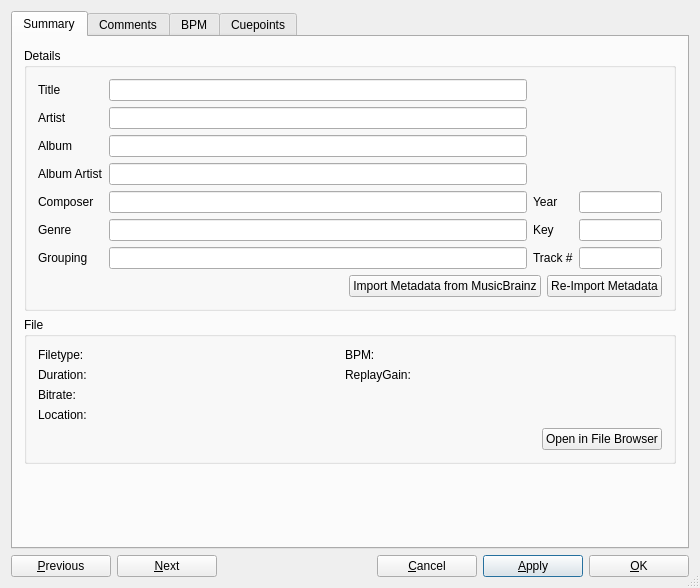
<?xml version="1.0" encoding="UTF-8"?>
<ui version="4.0">
 <class>DlgTrackInfo</class>
 <widget class="QDialog" name="DlgTrackInfo">
  <property name="geometry">
   <rect>
    <x>0</x>
    <y>0</y>
    <width>700</width>
    <height>588</height>
   </rect>
  </property>
  <property name="sizePolicy">
   <sizepolicy hsizetype="Preferred" vsizetype="Preferred">
    <horstretch>0</horstretch>
    <verstretch>0</verstretch>
   </sizepolicy>
  </property>
  <property name="windowTitle">
   <string>Track Editor</string>
  </property>
  <property name="toolTip">
   <string/>
  </property>
  <property name="sizeGripEnabled">
   <bool>true</bool>
  </property>
  <layout class="QVBoxLayout" name="verticalLayout_2">
   <item>
    <widget class="QTabWidget" name="tabWidget">
     <property name="sizePolicy">
      <sizepolicy hsizetype="Preferred" vsizetype="Preferred">
       <horstretch>0</horstretch>
       <verstretch>0</verstretch>
      </sizepolicy>
     </property>
     <property name="minimumSize">
      <size>
       <width>0</width>
       <height>0</height>
      </size>
     </property>
     <property name="currentIndex">
      <number>0</number>
     </property>
     <widget class="QWidget" name="tabSummary">
      <attribute name="title">
       <string>Summary</string>
      </attribute>
      <layout class="QVBoxLayout" name="verticalLayout_5">
       <item>
        <widget class="QGroupBox" name="groupBox">
         <property name="title">
          <string>Details</string>
         </property>
         <layout class="QGridLayout" name="gridLayout_2">
          <item row="0" column="0">
           <layout class="QGridLayout" name="gridLayout_5" columnstretch="0,10,0,2">
            <item row="4" column="3">
             <widget class="QLineEdit" name="txtYear">
              <property name="sizePolicy">
               <sizepolicy hsizetype="Expanding" vsizetype="Fixed">
                <horstretch>0</horstretch>
                <verstretch>0</verstretch>
               </sizepolicy>
              </property>
             </widget>
            </item>
            <item row="5" column="1">
             <widget class="QLineEdit" name="txtGenre">
              <property name="sizePolicy">
               <sizepolicy hsizetype="Expanding" vsizetype="Fixed">
                <horstretch>0</horstretch>
                <verstretch>0</verstretch>
               </sizepolicy>
              </property>
              <property name="minimumSize">
               <size>
                <width>0</width>
                <height>0</height>
               </size>
              </property>
             </widget>
            </item>
            <item row="6" column="2">
             <widget class="QLabel" name="lblTrackNumber">
              <property name="text">
               <string>Track #</string>
              </property>
             </widget>
            </item>
            <item row="4" column="1">
             <widget class="QLineEdit" name="txtComposer">
              <property name="sizePolicy">
               <sizepolicy hsizetype="Expanding" vsizetype="Fixed">
                <horstretch>0</horstretch>
                <verstretch>0</verstretch>
               </sizepolicy>
              </property>
              <property name="minimumSize">
               <size>
                <width>0</width>
                <height>0</height>
               </size>
              </property>
             </widget>
            </item>
            <item row="3" column="0">
             <widget class="QLabel" name="lblAlbumArtist">
              <property name="sizePolicy">
               <sizepolicy hsizetype="Preferred" vsizetype="Preferred">
                <horstretch>0</horstretch>
                <verstretch>0</verstretch>
               </sizepolicy>
              </property>
              <property name="text">
               <string>Album Artist</string>
              </property>
              <property name="alignment">
               <set>Qt::AlignLeading|Qt::AlignLeft|Qt::AlignVCenter</set>
              </property>
             </widget>
            </item>
            <item row="4" column="0">
             <widget class="QLabel" name="lblComposer">
              <property name="text">
               <string>Composer</string>
              </property>
              <property name="alignment">
               <set>Qt::AlignLeading|Qt::AlignLeft|Qt::AlignVCenter</set>
              </property>
             </widget>
            </item>
            <item row="5" column="3">
             <widget class="QLineEdit" name="txtKey">
              <property name="sizePolicy">
               <sizepolicy hsizetype="Expanding" vsizetype="Fixed">
                <horstretch>0</horstretch>
                <verstretch>0</verstretch>
               </sizepolicy>
              </property>
              <property name="minimumSize">
               <size>
                <width>0</width>
                <height>0</height>
               </size>
              </property>
             </widget>
            </item>
            <item row="0" column="0">
             <widget class="QLabel" name="lblTrackName">
              <property name="sizePolicy">
               <sizepolicy hsizetype="Preferred" vsizetype="Preferred">
                <horstretch>0</horstretch>
                <verstretch>0</verstretch>
               </sizepolicy>
              </property>
              <property name="font">
               <font>
                <italic>false</italic>
               </font>
              </property>
              <property name="text">
               <string>Title</string>
              </property>
              <property name="alignment">
               <set>Qt::AlignLeading|Qt::AlignLeft|Qt::AlignVCenter</set>
              </property>
             </widget>
            </item>
            <item row="6" column="0">
             <widget class="QLabel" name="lblGrouping">
              <property name="text">
               <string>Grouping</string>
              </property>
              <property name="alignment">
               <set>Qt::AlignLeading|Qt::AlignLeft|Qt::AlignVCenter</set>
              </property>
             </widget>
            </item>
            <item row="6" column="3">
             <widget class="QLineEdit" name="txtTrackNumber">
              <property name="sizePolicy">
               <sizepolicy hsizetype="Expanding" vsizetype="Fixed">
                <horstretch>0</horstretch>
                <verstretch>0</verstretch>
               </sizepolicy>
              </property>
              <property name="minimumSize">
               <size>
                <width>0</width>
                <height>0</height>
               </size>
              </property>
             </widget>
            </item>
            <item row="0" column="1">
             <widget class="QLineEdit" name="txtTrackName">
              <property name="sizePolicy">
               <sizepolicy hsizetype="Expanding" vsizetype="Fixed">
                <horstretch>0</horstretch>
                <verstretch>0</verstretch>
               </sizepolicy>
              </property>
              <property name="minimumSize">
               <size>
                <width>0</width>
                <height>0</height>
               </size>
              </property>
             </widget>
            </item>
            <item row="5" column="2">
             <widget class="QLabel" name="lblKey">
              <property name="text">
               <string>Key</string>
              </property>
             </widget>
            </item>
            <item row="6" column="1">
             <widget class="QLineEdit" name="txtGrouping">
              <property name="sizePolicy">
               <sizepolicy hsizetype="Expanding" vsizetype="Fixed">
                <horstretch>0</horstretch>
                <verstretch>0</verstretch>
               </sizepolicy>
              </property>
              <property name="minimumSize">
               <size>
                <width>0</width>
                <height>0</height>
               </size>
              </property>
             </widget>
            </item>
            <item row="4" column="2">
             <widget class="QLabel" name="lblYear">
              <property name="text">
               <string>Year</string>
              </property>
             </widget>
            </item>
            <item row="2" column="1">
             <widget class="QLineEdit" name="txtAlbum">
              <property name="sizePolicy">
               <sizepolicy hsizetype="Expanding" vsizetype="Fixed">
                <horstretch>0</horstretch>
                <verstretch>0</verstretch>
               </sizepolicy>
              </property>
              <property name="minimumSize">
               <size>
                <width>0</width>
                <height>0</height>
               </size>
              </property>
             </widget>
            </item>
            <item row="1" column="0">
             <widget class="QLabel" name="lblArtist">
              <property name="sizePolicy">
               <sizepolicy hsizetype="Preferred" vsizetype="Preferred">
                <horstretch>0</horstretch>
                <verstretch>0</verstretch>
               </sizepolicy>
              </property>
              <property name="text">
               <string>Artist</string>
              </property>
              <property name="alignment">
               <set>Qt::AlignLeading|Qt::AlignLeft|Qt::AlignVCenter</set>
              </property>
             </widget>
            </item>
            <item row="2" column="0">
             <widget class="QLabel" name="lblAlbum">
              <property name="sizePolicy">
               <sizepolicy hsizetype="Preferred" vsizetype="Preferred">
                <horstretch>0</horstretch>
                <verstretch>0</verstretch>
               </sizepolicy>
              </property>
              <property name="text">
               <string>Album</string>
              </property>
              <property name="alignment">
               <set>Qt::AlignLeading|Qt::AlignLeft|Qt::AlignVCenter</set>
              </property>
             </widget>
            </item>
            <item row="3" column="1">
             <widget class="QLineEdit" name="txtAlbumArtist">
              <property name="sizePolicy">
               <sizepolicy hsizetype="Expanding" vsizetype="Fixed">
                <horstretch>0</horstretch>
                <verstretch>0</verstretch>
               </sizepolicy>
              </property>
              <property name="minimumSize">
               <size>
                <width>0</width>
                <height>0</height>
               </size>
              </property>
             </widget>
            </item>
            <item row="1" column="1">
             <widget class="QLineEdit" name="txtArtist">
              <property name="sizePolicy">
               <sizepolicy hsizetype="Expanding" vsizetype="Fixed">
                <horstretch>0</horstretch>
                <verstretch>0</verstretch>
               </sizepolicy>
              </property>
              <property name="minimumSize">
               <size>
                <width>0</width>
                <height>0</height>
               </size>
              </property>
             </widget>
            </item>
            <item row="5" column="0">
             <widget class="QLabel" name="lblGenre">
              <property name="text">
               <string>Genre</string>
              </property>
              <property name="alignment">
               <set>Qt::AlignLeading|Qt::AlignLeft|Qt::AlignVCenter</set>
              </property>
             </widget>
            </item>
            <item row="7" column="1" colspan="3">
             <layout class="QHBoxLayout" name="horizontalLayout_3">
              <item>
               <spacer name="horizontalSpacer_4">
                <property name="orientation">
                 <enum>Qt::Horizontal</enum>
                </property>
                <property name="sizeHint" stdset="0">
                 <size>
                  <width>40</width>
                  <height>20</height>
                 </size>
                </property>
               </spacer>
              </item>
              <item>
               <widget class="QPushButton" name="btnImportMetadataFromMusicBrainz">
                <property name="text">
                 <string>Import Metadata from MusicBrainz</string>
                </property>
               </widget>
              </item>
              <item>
               <widget class="QPushButton" name="btnImportMetadataFromFile">
                <property name="text">
                 <string>Re-Import Metadata</string>
                </property>
               </widget>
              </item>
             </layout>
            </item>
            <item row="0" column="2" rowspan="4" colspan="2">
             <widget class="QWidget" name="verticalWidget" native="true">
              <property name="sizePolicy">
               <sizepolicy hsizetype="Preferred" vsizetype="Preferred">
                <horstretch>0</horstretch>
                <verstretch>0</verstretch>
               </sizepolicy>
              </property>
              <layout class="QHBoxLayout" name="horizontalLayout_2">
               <property name="spacing">
                <number>0</number>
               </property>
               <property name="sizeConstraint">
                <enum>QLayout::SetDefaultConstraint</enum>
               </property>
               <property name="margin">
                <number>0</number>
               </property>
               <item>
                <layout class="QHBoxLayout" name="coverBox">
                 <property name="sizeConstraint">
                  <enum>QLayout::SetDefaultConstraint</enum>
                 </property>
                </layout>
               </item>
              </layout>
             </widget>
            </item>
           </layout>
          </item>
         </layout>
        </widget>
       </item>
       <item>
        <widget class="QGroupBox" name="groupBox_2">
         <property name="sizePolicy">
          <sizepolicy hsizetype="Preferred" vsizetype="Minimum">
           <horstretch>0</horstretch>
           <verstretch>0</verstretch>
          </sizepolicy>
         </property>
         <property name="title">
          <string>File</string>
         </property>
         <layout class="QGridLayout" name="gridLayout_3">
          <item row="0" column="0">
           <layout class="QGridLayout" name="gridLayout_4" rowstretch="0,0,0,0,0" columnstretch="0,1,0,1">
            <item row="0" column="3">
             <widget class="QLabel" name="txtBpm">
              <property name="text">
               <string/>
              </property>
              <property name="textInteractionFlags">
               <set>Qt::LinksAccessibleByMouse|Qt::TextSelectableByKeyboard|Qt::TextSelectableByMouse</set>
              </property>
             </widget>
            </item>
            <item row="2" column="1">
             <widget class="QLabel" name="txtBitrate">
              <property name="text">
               <string/>
              </property>
              <property name="textInteractionFlags">
               <set>Qt::LinksAccessibleByMouse|Qt::TextSelectableByKeyboard|Qt::TextSelectableByMouse</set>
              </property>
             </widget>
            </item>
            <item row="0" column="2">
             <widget class="QLabel" name="lblBpm">
              <property name="text">
               <string>BPM:</string>
              </property>
             </widget>
            </item>
            <item row="1" column="2">
             <widget class="QLabel" name="lblReplayGain">
              <property name="text">
               <string>ReplayGain:</string>
              </property>
             </widget>
            </item>
            <item row="3" column="1" colspan="3">
             <widget class="QLabel" name="txtLocation">
              <property name="text">
               <string/>
              </property>
              <property name="wordWrap">
               <bool>true</bool>
              </property>
              <property name="textInteractionFlags">
               <set>Qt::LinksAccessibleByMouse|Qt::TextSelectableByKeyboard|Qt::TextSelectableByMouse</set>
              </property>
             </widget>
            </item>
            <item row="1" column="0">
             <widget class="QLabel" name="lblDuration">
              <property name="text">
               <string>Duration:</string>
              </property>
             </widget>
            </item>
            <item row="3" column="0">
             <widget class="QLabel" name="lblLocation">
              <property name="text">
               <string>Location:</string>
              </property>
              <property name="alignment">
               <set>Qt::AlignLeading|Qt::AlignLeft|Qt::AlignTop</set>
              </property>
             </widget>
            </item>
            <item row="1" column="1">
             <widget class="QLabel" name="txtDuration">
              <property name="text">
               <string/>
              </property>
              <property name="textInteractionFlags">
               <set>Qt::LinksAccessibleByMouse|Qt::TextSelectableByKeyboard|Qt::TextSelectableByMouse</set>
              </property>
             </widget>
            </item>
            <item row="2" column="0">
             <widget class="QLabel" name="lblBitrate">
              <property name="text">
               <string>Bitrate:</string>
              </property>
             </widget>
            </item>
            <item row="0" column="1">
             <widget class="QLabel" name="txtType">
              <property name="text">
               <string/>
              </property>
              <property name="textInteractionFlags">
               <set>Qt::LinksAccessibleByMouse|Qt::TextSelectableByKeyboard|Qt::TextSelectableByMouse</set>
              </property>
             </widget>
            </item>
            <item row="2" column="3">
             <widget class="QLabel" name="txtDateAdded">
              <property name="text">
               <string/>
              </property>
              <property name="textInteractionFlags">
               <set>Qt::LinksAccessibleByMouse|Qt::TextSelectableByKeyboard|Qt::TextSelectableByMouse</set>
              </property>
             </widget>
            </item>
            <item row="1" column="3">
             <widget class="QLabel" name="txtReplayGain">
              <property name="text">
               <string/>
              </property>
              <property name="textInteractionFlags">
               <set>Qt::LinksAccessibleByMouse|Qt::TextSelectableByKeyboard|Qt::TextSelectableByMouse</set>
              </property>
             </widget>
            </item>
            <item row="0" column="0">
             <widget class="QLabel" name="lblType">
              <property name="text">
               <string>Filetype:</string>
              </property>
             </widget>
            </item>
            <item row="4" column="3">
             <layout class="QHBoxLayout" name="horizontalLayout_5">
              <item>
               <spacer name="horizontalSpacer_5">
                <property name="orientation">
                 <enum>Qt::Horizontal</enum>
                </property>
                <property name="sizeHint" stdset="0">
                 <size>
                  <width>40</width>
                  <height>20</height>
                 </size>
                </property>
               </spacer>
              </item>
              <item>
               <widget class="QPushButton" name="btnOpenFileBrowser">
                <property name="text">
                 <string>Open in File Browser</string>
                </property>
               </widget>
              </item>
             </layout>
            </item>
           </layout>
          </item>
         </layout>
        </widget>
       </item>
       <item>
        <spacer name="verticalSpacer_2">
         <property name="orientation">
          <enum>Qt::Vertical</enum>
         </property>
         <property name="sizeType">
          <enum>QSizePolicy::MinimumExpanding</enum>
         </property>
         <property name="sizeHint" stdset="0">
          <size>
           <width>20</width>
           <height>2</height>
          </size>
         </property>
        </spacer>
       </item>
      </layout>
     </widget>
     <widget class="QWidget" name="tabComments">
      <attribute name="title">
       <string>Comments</string>
      </attribute>
      <layout class="QVBoxLayout" name="verticalLayout_7">
       <item>
        <widget class="QPlainTextEdit" name="txtComment"/>
       </item>
      </layout>
     </widget>
     <widget class="QWidget" name="tabBPM">
      <attribute name="title">
       <string>BPM</string>
      </attribute>
      <layout class="QVBoxLayout" name="verticalLayout_4">
       <item>
        <layout class="QHBoxLayout" name="horizontalLayout_4">
         <item>
          <layout class="QGridLayout" name="gridLayout">
           <item row="0" column="1">
            <widget class="QDoubleSpinBox" name="spinBpm">
             <property name="toolTip">
              <string>Displays the BPM of the selected track.</string>
             </property>
             <property name="decimals">
              <number>8</number>
             </property>
             <property name="maximum">
              <double>500.000000000000000</double>
             </property>
             <property name="singleStep">
              <double>1.000000000000000</double>
             </property>
            </widget>
           </item>
           <item row="0" column="0">
            <widget class="QLabel" name="labelBpm">
             <property name="text">
              <string>Track BPM: </string>
             </property>
            </widget>
           </item>
           <item row="0" column="2">
            <widget class="QCheckBox" name="bpmConst">
             <property name="toolTip">
              <string>Converts beats detected by the analyzer into a fixed-tempo beatgrid.
Use this setting if your tracks have a constant tempo (e.g. most electronic music).
Often results in higher quality beatgrids, but will not do well on tracks that have tempo shifts.</string>
             </property>
             <property name="text">
              <string>Assume constant tempo</string>
             </property>
            </widget>
           </item>
           <item row="2" column="0">
            <widget class="QPushButton" name="bpmTwoThirds">
             <property name="minimumSize">
              <size>
               <width>125</width>
               <height>0</height>
              </size>
             </property>
             <property name="toolTip">
              <string>Sets the BPM to 66% of the current value.</string>
             </property>
             <property name="text">
              <string>2/3 BPM</string>
             </property>
            </widget>
           </item>
           <item row="1" column="0">
            <widget class="QPushButton" name="bpmDouble">
             <property name="minimumSize">
              <size>
               <width>125</width>
               <height>0</height>
              </size>
             </property>
             <property name="toolTip">
              <string>Sets the BPM to 200% of the current value.</string>
             </property>
             <property name="text">
              <string>Double BPM</string>
             </property>
            </widget>
           </item>
           <item row="2" column="1">
            <widget class="QPushButton" name="bpmThreeFourth">
             <property name="minimumSize">
              <size>
               <width>125</width>
               <height>0</height>
              </size>
             </property>
             <property name="toolTip">
              <string>Sets the BPM to 75% of the current value.</string>
             </property>
             <property name="text">
              <string>3/4 BPM</string>
             </property>
            </widget>
           </item>
           <item row="1" column="1">
            <widget class="QPushButton" name="bpmHalve">
             <property name="minimumSize">
              <size>
               <width>125</width>
               <height>0</height>
              </size>
             </property>
             <property name="toolTip">
              <string>Sets the BPM to 50% of the current value.</string>
             </property>
             <property name="text">
              <string>Halve BPM</string>
             </property>
            </widget>
           </item>
           <item row="3" column="0">
            <widget class="QPushButton" name="bpmThreeHalves">
             <property name="minimumSize">
              <size>
               <width>125</width>
               <height>0</height>
              </size>
             </property>
             <property name="toolTip">
              <string>Sets the BPM to 150% of the current value.</string>
             </property>
             <property name="text">
              <string>3/2 BPM</string>
             </property>
            </widget>
           </item>
           <item row="3" column="1">
            <widget class="QPushButton" name="bpmFourThirds">
             <property name="minimumSize">
              <size>
               <width>125</width>
               <height>0</height>
              </size>
             </property>
             <property name="toolTip">
              <string>Sets the BPM to 133% of the current value.</string>
             </property>
             <property name="text">
              <string>4/3 BPM</string>
             </property>
            </widget>
           </item>
           <item row="1" column="2">
            <widget class="QPushButton" name="bpmClear">
             <property name="text">
              <string>Clear BPM and Beatgrid</string>
             </property>
            </widget>
           </item>
          </layout>
         </item>
         <item>
          <widget class="QPushButton" name="bpmTap">
           <property name="minimumSize">
            <size>
             <width>121</width>
             <height>91</height>
            </size>
           </property>
           <property name="maximumSize">
            <size>
             <width>123</width>
             <height>128</height>
            </size>
           </property>
           <property name="toolTip">
            <string>Tap with the beat to set the BPM to the speed you are tapping.</string>
           </property>
           <property name="text">
            <string>Tap to Beat</string>
           </property>
          </widget>
         </item>
         <item>
          <spacer name="horizontalSpacer_2">
           <property name="orientation">
            <enum>Qt::Horizontal</enum>
           </property>
           <property name="sizeHint" stdset="0">
            <size>
             <width>40</width>
             <height>20</height>
            </size>
           </property>
          </spacer>
         </item>
        </layout>
       </item>
       <item>
        <widget class="Line" name="line">
         <property name="orientation">
          <enum>Qt::Horizontal</enum>
         </property>
        </widget>
       </item>
       <item>
        <widget class="QLabel" name="label">
         <property name="text">
          <string>Hint: Use the Library Analyze view to run BPM detection.</string>
         </property>
        </widget>
       </item>
       <item>
        <spacer name="verticalSpacer">
         <property name="orientation">
          <enum>Qt::Vertical</enum>
         </property>
         <property name="sizeHint" stdset="0">
          <size>
           <width>0</width>
           <height>200</height>
          </size>
         </property>
        </spacer>
       </item>
      </layout>
     </widget>
     <widget class="QWidget" name="tabCuepoints">
      <attribute name="title">
       <string>Cuepoints</string>
      </attribute>
      <layout class="QVBoxLayout" name="verticalLayout">
       <item>
        <widget class="QTableWidget" name="cueTable">
         <column>
          <property name="text">
           <string>Cue Id</string>
          </property>
         </column>
         <column>
          <property name="text">
           <string>Position</string>
          </property>
         </column>
         <column>
          <property name="text">
           <string>Length</string>
          </property>
         </column>
         <column>
          <property name="text">
           <string>Type</string>
          </property>
         </column>
         <column>
          <property name="text">
           <string>Number</string>
          </property>
         </column>
         <column>
          <property name="text">
           <string>Color</string>
          </property>
         </column>
         <column>
          <property name="text">
           <string>Label</string>
          </property>
         </column>
        </widget>
       </item>
       <item>
        <layout class="QHBoxLayout" name="horizontalLayout">
         <item>
          <widget class="QPushButton" name="btnCueDelete">
           <property name="minimumSize">
            <size>
             <width>125</width>
             <height>0</height>
            </size>
           </property>
           <property name="text">
            <string>Delete Cue</string>
           </property>
          </widget>
         </item>
         <item>
          <spacer name="horizontalSpacer_3">
           <property name="orientation">
            <enum>Qt::Horizontal</enum>
           </property>
           <property name="sizeHint" stdset="0">
            <size>
             <width>40</width>
             <height>20</height>
            </size>
           </property>
          </spacer>
         </item>
         <item>
          <widget class="QPushButton" name="btnCueActivate">
           <property name="minimumSize">
            <size>
             <width>125</width>
             <height>0</height>
            </size>
           </property>
           <property name="text">
            <string>Activate Cue</string>
           </property>
          </widget>
         </item>
        </layout>
       </item>
      </layout>
     </widget>
    </widget>
   </item>
   <item>
    <layout class="QHBoxLayout" name="buttonLayout">
     <item>
      <widget class="QPushButton" name="btnPrev">
       <property name="minimumSize">
        <size>
         <width>100</width>
         <height>0</height>
        </size>
       </property>
       <property name="maximumSize">
        <size>
         <width>95</width>
         <height>16777215</height>
        </size>
       </property>
       <property name="toolTip">
        <string extracomment="&quot;Previous&quot; button">Move to the previous item.</string>
       </property>
       <property name="text">
        <string>&amp;Previous</string>
       </property>
      </widget>
     </item>
     <item>
      <widget class="QPushButton" name="btnNext">
       <property name="minimumSize">
        <size>
         <width>100</width>
         <height>0</height>
        </size>
       </property>
       <property name="toolTip">
        <string extracomment="&quot;Next&quot; button">Move to the next item.</string>
       </property>
       <property name="text">
        <string>&amp;Next</string>
       </property>
      </widget>
     </item>
     <item>
      <spacer name="horizontalSpacer">
       <property name="orientation">
        <enum>Qt::Horizontal</enum>
       </property>
       <property name="sizeHint" stdset="0">
        <size>
         <width>40</width>
         <height>20</height>
        </size>
       </property>
      </spacer>
     </item>
     <item>
      <widget class="QPushButton" name="btnCancel">
       <property name="minimumSize">
        <size>
         <width>100</width>
         <height>0</height>
        </size>
       </property>
       <property name="toolTip">
        <string extracomment="&quot;Cancel&quot; button">Discard changes and close the window.</string>
       </property>
       <property name="text">
        <string>&amp;Cancel</string>
       </property>
       <property name="default">
        <bool>false</bool>
       </property>
      </widget>
     </item>
     <item>
      <widget class="QPushButton" name="btnApply">
       <property name="minimumSize">
        <size>
         <width>100</width>
         <height>0</height>
        </size>
       </property>
       <property name="toolTip">
        <string extracomment="&quot;Apply&quot; button">Save changes and keep the window open.</string>
       </property>
       <property name="text">
        <string>&amp;Apply</string>
       </property>
       <property name="default">
        <bool>true</bool>
       </property>
      </widget>
     </item>
     <item>
      <widget class="QPushButton" name="btnOK">
       <property name="minimumSize">
        <size>
         <width>100</width>
         <height>0</height>
        </size>
       </property>
       <property name="toolTip">
        <string extracomment="&quot;OK&quot; button">Save changes and close the window.</string>
       </property>
       <property name="text">
        <string>&amp;OK</string>
       </property>
       <property name="default">
        <bool>false</bool>
       </property>
      </widget>
     </item>
    </layout>
   </item>
  </layout>
 </widget>
 <layoutdefault spacing="6" margin="11"/>
 <tabstops>
  <tabstop>tabWidget</tabstop>
  <tabstop>btnPrev</tabstop>
  <tabstop>btnNext</tabstop>
  <tabstop>btnCancel</tabstop>
  <tabstop>btnApply</tabstop>
  <tabstop>btnOK</tabstop>
  <tabstop>txtTrackName</tabstop>
  <tabstop>txtArtist</tabstop>
  <tabstop>txtAlbum</tabstop>
  <tabstop>txtAlbumArtist</tabstop>
  <tabstop>txtComposer</tabstop>
  <tabstop>txtGenre</tabstop>
  <tabstop>txtGrouping</tabstop>
  <tabstop>txtYear</tabstop>
  <tabstop>txtKey</tabstop>
  <tabstop>txtTrackNumber</tabstop>
  <tabstop>btnImportMetadataFromMusicBrainz</tabstop>
  <tabstop>btnImportMetadataFromFile</tabstop>
  <tabstop>btnOpenFileBrowser</tabstop>
  <tabstop>txtComment</tabstop>
  <tabstop>spinBpm</tabstop>
  <tabstop>bpmConst</tabstop>
  <tabstop>bpmTap</tabstop>
  <tabstop>bpmDouble</tabstop>
  <tabstop>bpmHalve</tabstop>
  <tabstop>bpmClear</tabstop>
  <tabstop>bpmTwoThirds</tabstop>
  <tabstop>bpmThreeFourth</tabstop>
  <tabstop>bpmThreeHalves</tabstop>
  <tabstop>bpmFourThirds</tabstop>
  <tabstop>cueTable</tabstop>
  <tabstop>btnCueDelete</tabstop>
  <tabstop>btnCueActivate</tabstop>
 </tabstops>
 <resources/>
 <connections/>
</ui>
